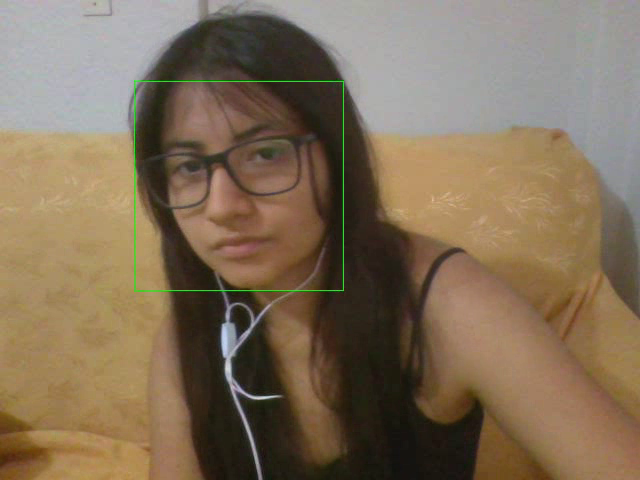
#> input picture frame 6 of Proyectos/Pro03DeteccionRostrosWebCam/video/LeylaCampos.mp4, 640 x 480 px, given in place of the camera
$ jupyter execute camara.ipynb   (text cells are left out)
#> lines starting #> are read from the running program, lines starting #| are printed output that depends on the picture; after the words box and inside, x2 and y2 are one past the last pixel; in counts of white or black regions, pixels touching at a corner belong together
### Proyectos/Pro02DeteccionRostros/detector/detector_de_rostros.py
import cv2

class DetectorRostro:
    def __init__(self,rutaCascadaRostros):
        # cargar el detector de rostros
        self.cascadaRostro = cv2.CascadeClassifier(rutaCascadaRostros)

    def detectar(self,imagen,factorEscala = 1.1, vecMin = 5,tamMin = (30,30)):
        # detectar los rostros en la imagen
        rects = self.cascadaRostro.detectMultiScale(imagen, scaleFactor = factorEscala,
            minNeighbors = vecMin, minSize = tamMin, flags = cv2.CASCADE_SCALE_IMAGE)

        # devolver los rectangulos representando los cuadros en los
        # que se enmarcan la imagen
        return rects

### Proyectos/Pro03DeteccionRostrosWebCam/camara.ipynb
[cell 1]
from detector.detector_de_rostros import DetectorRostro
import cv2

[cell 2]
args = { "rostro":"cascadas/haarcascade_frontalface_default.xml"}

[cell 3]
dr = DetectorRostro(args["rostro"])

[cell 4]
captura = cv2.VideoCapture(0)
salida = cv2.VideoWriter('video/LeylaCampos.mp4',
                         cv2.VideoWriter_fourcc(*'MP4V'),
                         20.0,(640,480))
while (captura.isOpened()):
    ret, imagen = captura.read()
#> imagen is the input picture: shape (480, 640, 3); mean B, G, R 88.2, 110.6, 128.5
    if ret == True:
        gris = cv2.cvtColor(imagen,cv2.COLOR_BGR2GRAY)
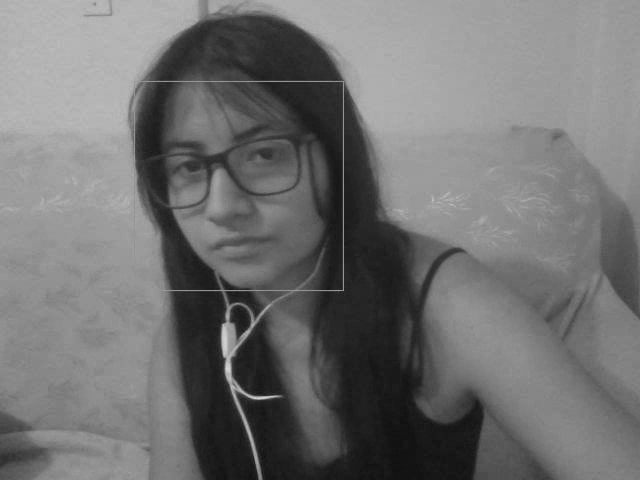
#> gris: shape (480, 640); min 14, max 213, mean 113.3
        rectsRostros = dr.detectar(gris,factorEscala=1.1, vecMin=5,tamMin=(30, 30))
#> in detectar, `rects = self.cascadaRostro.detectMultiScale(imagen, scaleFactor = fact..`: rects = [[135, 83, 204, 204]]
#> rectsRostros = [[135, 83, 204, 204]]
        clon = imagen.copy()
        for (fX, fY, fW, fH) in rectsRostros:
            cv2.rectangle(clon, (fX,fY),(fX + fW,fY + fH),(0,255,0))
#> this loop made 1 pass
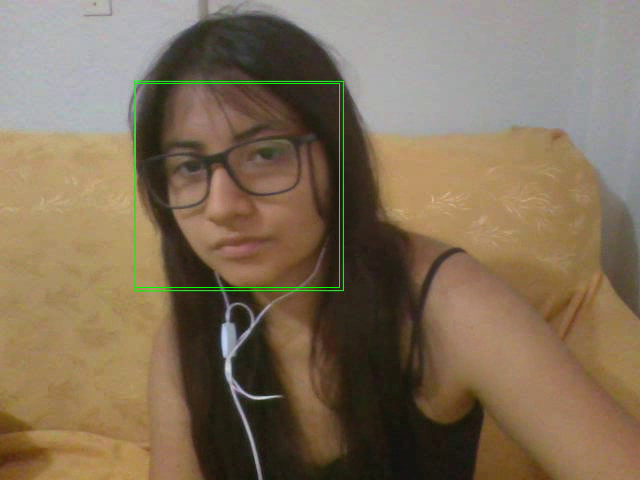
#> clon: shape (480, 640, 3); 0.27% of pixels changed, all inside (x1, y1, x2, y2) = (135, 83, 340, 288)
        cv2.imshow('Rostros',clon)
        salida.write(clon)
        if cv2.waitKey(1) & 0xFF == ord('s'):
#> (key Esc is pressed here)
            break
    else:
        break
captura.release()
salida.release()
cv2.destroyAllWindows()

$ run again, starting later in the video
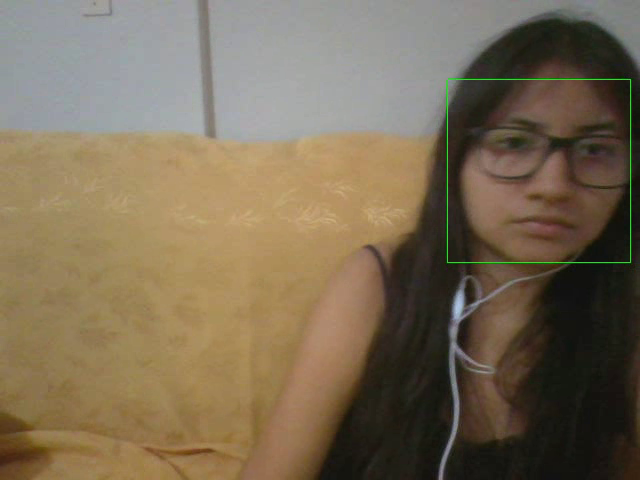
#> input picture frame 31 of Proyectos/Pro03DeteccionRostrosWebCam/video/LeylaCampos.mp4, 640 x 480 px, given in place of the camera
#> imagen is the input picture: shape (480, 640, 3); mean B, G, R 85, 107.5, 122
#> `gris = cv2.cvtColor(imagen,cv2.COLOR_BGR2GRAY)`:
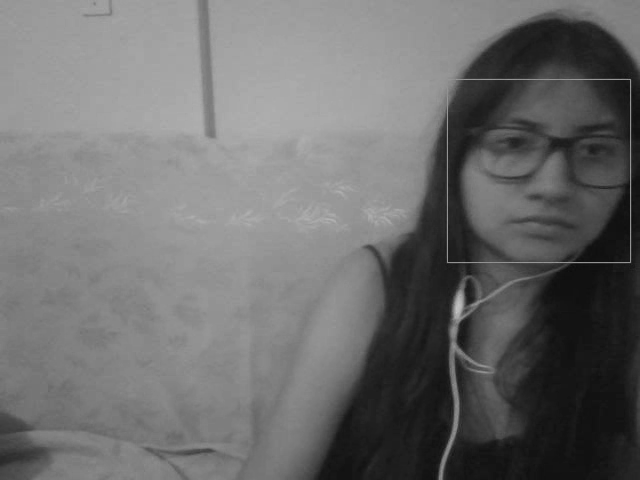
#> gris: shape (480, 640); min 11, max 198, mean 109.2
#> rects = [[448, 77, 184, 184]]
#> the loop `for (fX, fY, fW, fH) in rectsRostros:` made 1 pass
#> after the loop `for (fX, fY, fW, fH) in rectsRostros:`:
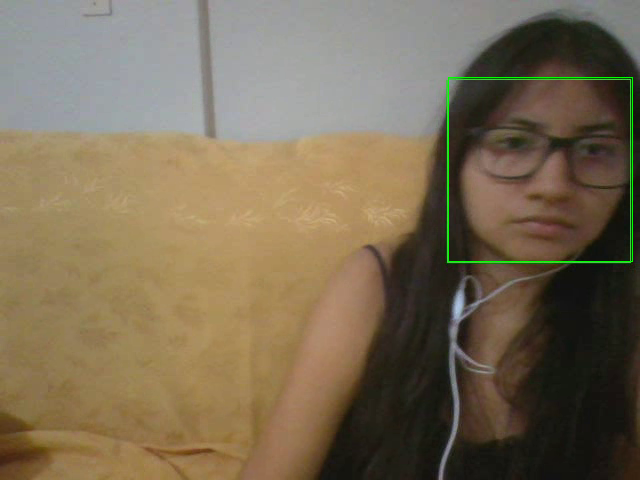
#> clon: shape (480, 640, 3); 0.24% of pixels changed, all inside (x1, y1, x2, y2) = (448, 77, 633, 262)

$ run again, starting later in the video
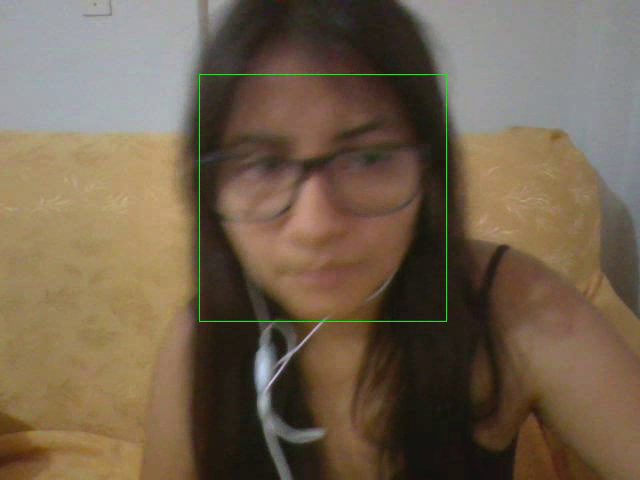
#> input picture frame 55 of Proyectos/Pro03DeteccionRostrosWebCam/video/LeylaCampos.mp4, 640 x 480 px, given in place of the camera
#> imagen is the input picture: shape (480, 640, 3); mean B, G, R 78.1, 97.8, 114.1
#> `gris = cv2.cvtColor(imagen,cv2.COLOR_BGR2GRAY)`:
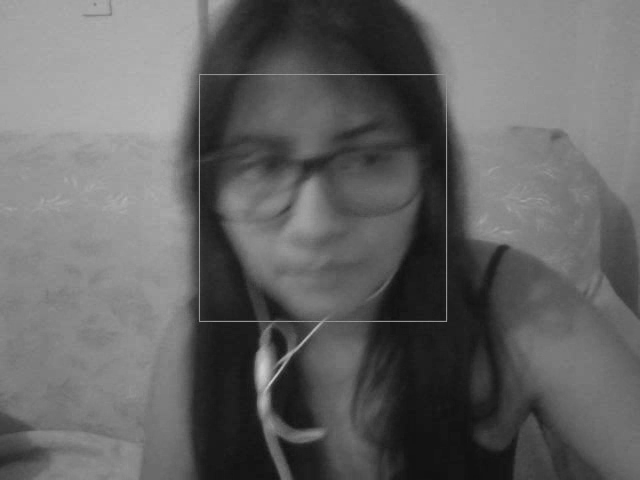
#> gris: shape (480, 640); min 16, max 210, mean 100.4
#> rects = [[197, 69, 248, 248]]
#> the loop `for (fX, fY, fW, fH) in rectsRostros:` made 1 pass
#> after the loop `for (fX, fY, fW, fH) in rectsRostros:`:
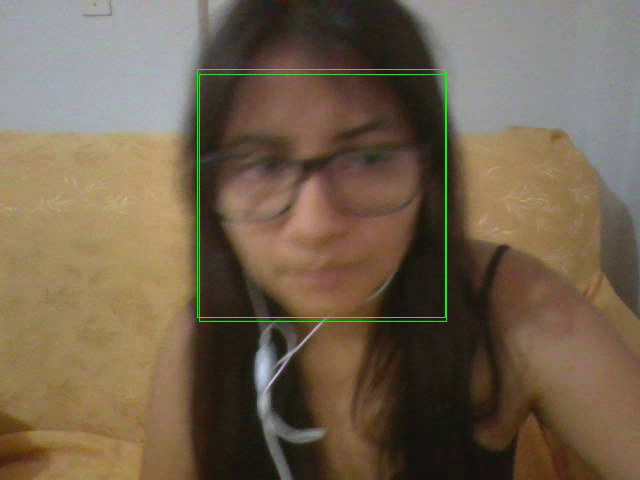
#> clon: shape (480, 640, 3); 0.32% of pixels changed, all inside (x1, y1, x2, y2) = (197, 69, 446, 318)
